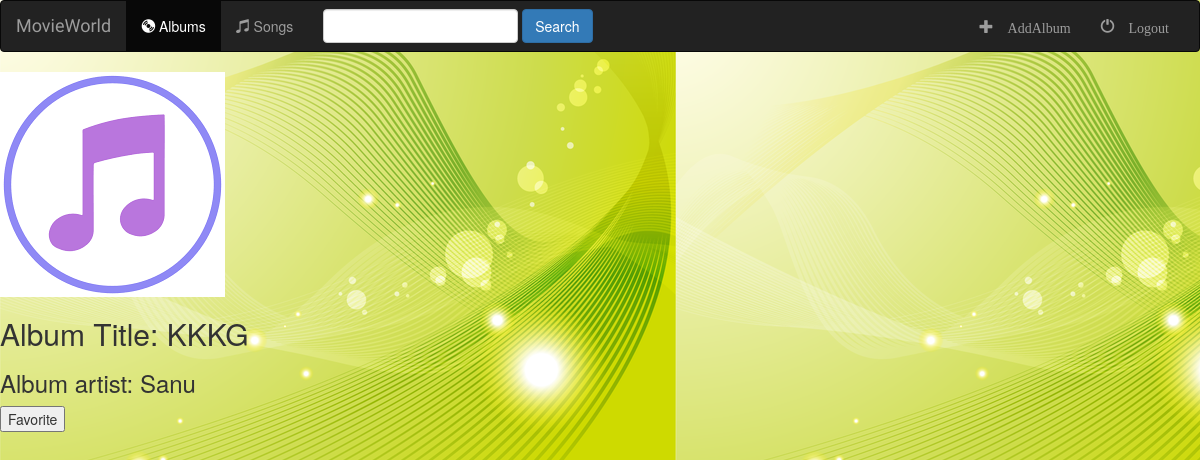
The app's page /music/5/ with its own data.
### music/models.py (models this page shows, shortened)
class Album(models.Model):
    artist = models.CharField(max_length=200)
    album_title = models.CharField(max_length=200)
    genre = models.CharField(max_length=200)
    album_logo = models.FileField()

### music/views.py (the view)
# urls.py: path('<int:pk>/', views.DetailView.as_view(), name='detail'),
class DetailView(generic.DetailView):
    model = Album
    template_name = 'music/detail.html'

### music/templates/music/detail.html (shortened to what this page needs)
{% extends 'music/base.html' %}
{% load static %}
{% block body %}
    <img src="{{album.album_logo.url}}"/>
    <h2>Album Title: {{album.album_title}}</h2>
    <h3>Album artist: {{album.artist}}</h3>
    {% if error_msg %}
        <p><strong>{{error_msg}}</strong></p>
    {% else %}
    <form action="{% url 'music:detail' album.id %}" method="post">
        <input type="submit" value="Favorite">
    </form>
    {% endif %}
{% endblock %}

### music/static/music/styles.css (style rules this page uses)
body { background: url('images/background.png') }

### records on screen
Album: album_logo (picture), album_title "KKKG", artist "Sanu"
